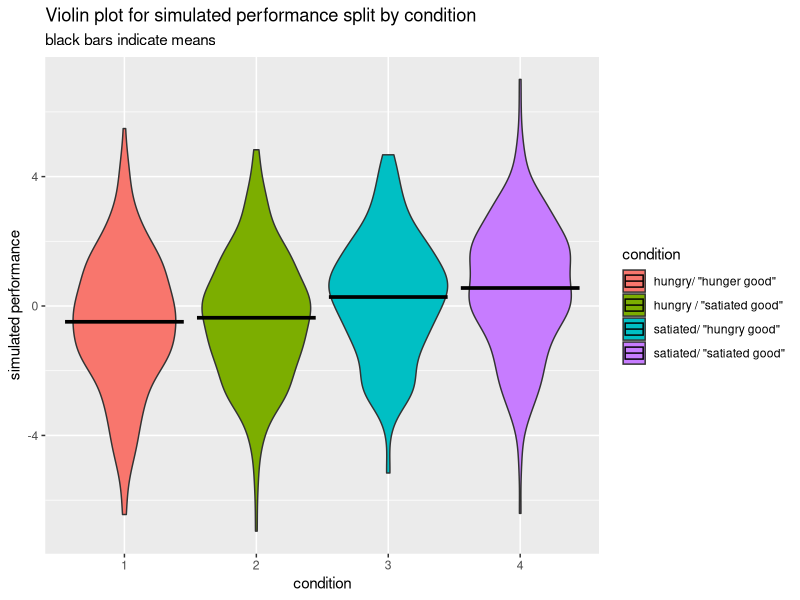

This figure's R source:
## ---- chunk 1
library(truncnorm)
## ---- chunk 2
make_hunger<-function(N,spread_H=1,plotit=FALSE){
  #function to create a distribution of hunger values that roughly follow a bimodal distribution
 
  #Hunger<-c(rep(0,length.out=N/2),rep(1,length.out=N/2))
  
  #half hungry
  hungry<-rtruncnorm(n=N/2,a=-2,b=0.5,mean=-1,sd=spread_H)
  #half full
  full<-rtruncnorm(n=N/2,a=-0.5,b=2,mean=1,sd=spread_H)
  Hunger<-c(hungry,full)
  
  #### plotting: 
  if (plotit==TRUE){
    hist(Hunger,breaks=10,main="Hunger values")
    
    plot(hungry,col="red",pch=21,main="Hunger",ylim=c(-2,2))
    points(full,col="blue",pch=20)
    legend(-1,2,legend=c("hungry","full"),col=c("red","blue"),pch=21:20)
 
    }
  
  return(Hunger)}

#Hi_example<-make_hunger(N,spread_H=1,plotit=TRUE)
#print(c("mean, min, max hunger",mean(Hi_example),min(Hi_example),max(Hi_example)))
## ---- chunk 3

make_expectation<-function(N,Hi_in,spread_B=1, 
                           interaction_strength=0.2, #need to add the hunger values for interaction
                           reduce_factor=200,
                           plotit=FALSE){
  
  # function to create expectation values.
  # requires results of make_hunger function
  # combines a bimodal with an interaction with hunger
  
  # for plots: better have N above 200, or change reduce_factor to smaller values
  
  
  Hi=Hi_in
  ## first the degree of belief in the expectation challenge
  #1/2 in the hunger-condition believe that hunger is good to some degree
  Belief_Hgood_Hcond<-rtruncnorm(n=N/4,a=-2,b=0.1,mean=1,sd=spread_B)
  #1/2 in the hunger-condition believe that fullness is good to some degree
  Belief_Fgood_Hcond<-rtruncnorm(n=N/4,a=-2,b=0.1,mean=-1,sd=spread_B)
  
  #1/2 in the full-condition believe that hunger is good to some degree
  Belief_Hgood_Fcond<-rtruncnorm(n=N/4,a=-0.1,b=2,mean=-1,sd=spread_B)
  #1/2 in the full-condition believe that fullness is good to some degree
  Belief_Fgood_Fcond<-rtruncnorm(n=N/4,a=-0.1,b=2,mean=1,sd=spread_B)
  
  Belief<-c(Belief_Hgood_Hcond,Belief_Fgood_Hcond,Belief_Hgood_Fcond,Belief_Fgood_Fcond)
  
  ## adding interaction
  #taking the absolute of hunger to multiply with, adding some random term so that interaction isn't so perfect
  interHE<-  Belief * abs(Hi) + rnorm(N,mean=0, sd=spread_B)
  
  
  ## putting both together
  Ei<-Belief + interaction_strength * interHE
  
  
  
  ##### plots
  if (plotit==TRUE){
    ## plot 1: density
    plot(density(Belief),col="red",main="density Expectations")
    lines(density(Ei),col="blue")
    legend(0,0.1,legend=c("w/o interaction","with interaction"),col=c("red","blue"),lty=1)
    ## plot 2: scatter plot
    plot(Belief,col="red",pch=21,main="Expectations")
    points(Ei,col="blue",pch=20)
    legend(-1,2,legend=c("w/o interaction","with interaction"),col=c("red","blue"),pch=21:20)
    
    ##plot 2b scatter plot but shuffled
    B.shuff<-Belief[sample(1:length(Belief))]
    Ei.shuff<-Ei[sample(1:length(Ei))]
    plot(B.shuff,col="red",pch=21,main="Expectations but shuffled index")
    points(Ei.shuff,col="blue",pch=20)
    legend(-1,2,legend=c("w/o interaction","with interaction"),col=c("red","blue"),pch=21:20)
    
    
    ##pllot 3: more detailed scatter plot
    # only taking subsample
    reduceby=N/reduce_factor
    Belief.sub<-Belief[seq(1, length(Belief), reduceby)]
    Hi.sub<-Hi[seq(1, length(Hi), reduceby)]
    Ei.sub<-Ei[seq(1, length(Ei), reduceby)]
    #recalculating expectations for subsample:
    #Ei.sub<-Belief.sub + interaction_strength * (Belief.sub*abs(Hi.sub))
    #plotting w/o interaction
    plot(Belief.sub,col="red",pch=21,
         xlim=c(0,length(Belief.sub)),ylim=c(min(Ei.sub),max(Ei.sub)),main="sample of Expectations")
    #plotting w/ interaction
    points(Ei.sub,col="blue",pch=20)
    # adding lines between wiith and w/o interaction
    for ( i in 1:length(Belief.sub) ) lines( x=c(i,i),y=c(Ei.sub[i],Belief.sub[i]),col="grey",lwd=0.5 )
    legend(-1,max(Ei.sub)-2,legend=c("w/o interaction","with interaction"),col=c("red","blue"),pch=21:20)}
  
  return(Ei)}

#Ei_example<-make_expectation(N,Hi_in=Hi_example,interaction_strength=0,plotit=TRUE)

#Ei_example<-make_expectation(N,Hi_in=Hi_example,interaction_strength=0.2,plotit=TRUE)
#print(c("mean, min, max belief for example simulation",mean(Ei_example),min(Ei_example),max(Ei_example)))

## ---- chunk 4

create_outcome<-function(N,
                         b_H,b_E, #coefficients for hnger and expectations
                         spread_H, #for hunger function
                         spread_B, #for expectation function
                         interaction_strength, #for expectations function
                         spread_perf=1, #for intercept of cognitiv performance
                         plotit=FALSE,
                         reduce_factor=200){
  
  # puts together the hunger & belief coefficients with an intercept
  # returns a dataframe with the values
  
  
  # making intercept
  a=rnorm(N,mean=0,sd=spread_perf)
  
  #making hunger
  Hi<-make_hunger(N,spread_H,plotit)
  
  #making expectations
  Ei<-make_expectation(N,Hi, spread_B, interaction_strength,reduce_factor, plotit)
  
  yi=a + b_H * Hi + b_E * Ei
  
  if (plotit==TRUE){
    plot(yi, main="Outcome")
    plot(density(yi),main="Density of Outcome values")}
  
  Data<-data.frame(yi=yi,Hi=Hi,Ei=Ei)
  
  Data$hunger_intervention<-c(rep(0,length.out=N/2),rep(1,length.out=N/2))
  Data$expectation_intervention<-c(rep(0,length.out=N/4),rep(1,length.out=N/4),rep(0,length.out=N/4),rep(1,length.out=N/4))
  Data$condition<-c(rep(1,length.out=N/4),rep(2,length.out=N/4),rep(3,length.out=N/4),rep(4,length.out=N/4))
  
  return(Data)}
## ---- chunk 5
# example values
N=1000

b_H=0.3

b_E=0.2

b_HE=-0.15

#creating data:
DF<-create_outcome(N,b_H=b_H,b_E=b_E,spread_perf=2,spread_H=1,spread_B=2,interaction_strength = b_HE,plotit=FALSE)
#View(DF)
## ---- chunk 6
library(ggplot2)
DF$Hunger<-as.numeric(DF$Hi)
DF$Expectation<-as.numeric(DF$Ei)
DF$perf<-as.numeric(DF$yi)
DF$condition<-as.factor(DF$condition)
ggplot(data=DF, aes(x=condition , y=yi, fill=condition))+
  geom_violin(scale="area")+
  stat_summary(fun="mean",
               geom="crossbar") +
  labs(x="condition",y="simulated performance",title="Violin plot for simulated performance split by condition",subtitle="black bars indicate means")  + scale_fill_discrete(labels=c('hungry/ "hunger good"', 'hungry / "satiated good"','satiated/ "hungry good"', 'satiated/ "satiated good"'))

## ---- chunk 7
write.csv(DF,"Eating_Expectations_simulated_data.csv")
specs<-data.frame(N=N,coeff_hunger=b_H,coeff_expectation=b_E,coeff_interaction=b_HE)
write.csv(specs,"Parameters_simulated_data.csv")
## ---- chunk 8
#source("simulation_eating_expectation_functions.R")
#N=1000
#b_H=0.3
#b_E=0.2
#b_HE=-0.15
#DF<-create_outcome(N,b_H=b_H,b_E=b_E,spread_perf=1.5,spread_H=0.8,spread_B=1.5,interaction_strength = b_HE,plotit=TRUE)

#write.csv(DF,"Eating_Expectations_simulated_data.csv")
#specs<-data.frame(N=N,coeff_hunger=b_H,coeff_expectation=b_E,coeff_interaction=b_HE)
#write.csv(specs,"Parameters_simulated_data.csv")
